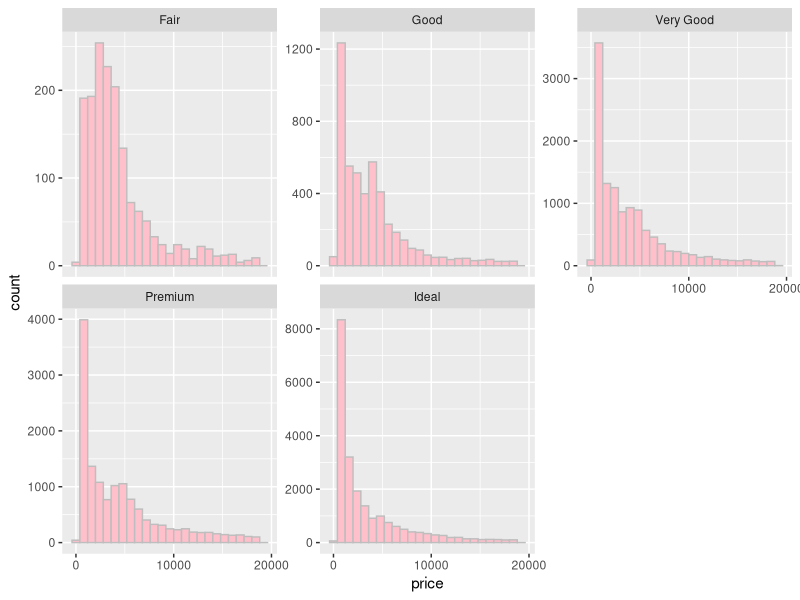

Here is the R script that generated this plot:
## ---- chunk 1
library(ggplot2)
?diamonds
data("diamonds")

dim(diamonds)
summary(diamonds)

str(diamonds)
table(diamonds$color)
## ---- chunk 2
# You can save images by using the ggsave() command.
# ggsave() will save the last plot created.
# For example...
#                  qplot(x = price, data = diamonds)
#                  ggsave('priceHistogram.png')

# ggsave currently recognises the extensions eps/ps, tex (pictex),
# pdf, jpeg, tiff, png, bmp, svg and wmf (windows only).
ggplot(data=diamonds,
       aes(x=price))+
  geom_histogram(binwidth=800,fill='pink',color='grey')+
  facet_wrap(~cut,scales='free_y')+
  scale_x_continuous(breaks=seq(0,20000,10000))
# In the last exercise, we looked at the summary statistics
# for diamond price by cut. If we look at the output table, the
# the median and quartiles are reasonably close to each other.
by(diamonds$price,diamonds$cut,summary)
# This means the distributions should be somewhat similar,
# but the histograms we created don't show that.

# The 'Fair' and 'Good' diamonds appear to have 
# different distributions compared to the better
# cut diamonds. They seem somewhat uniform
# on the left with long tails on the right.
